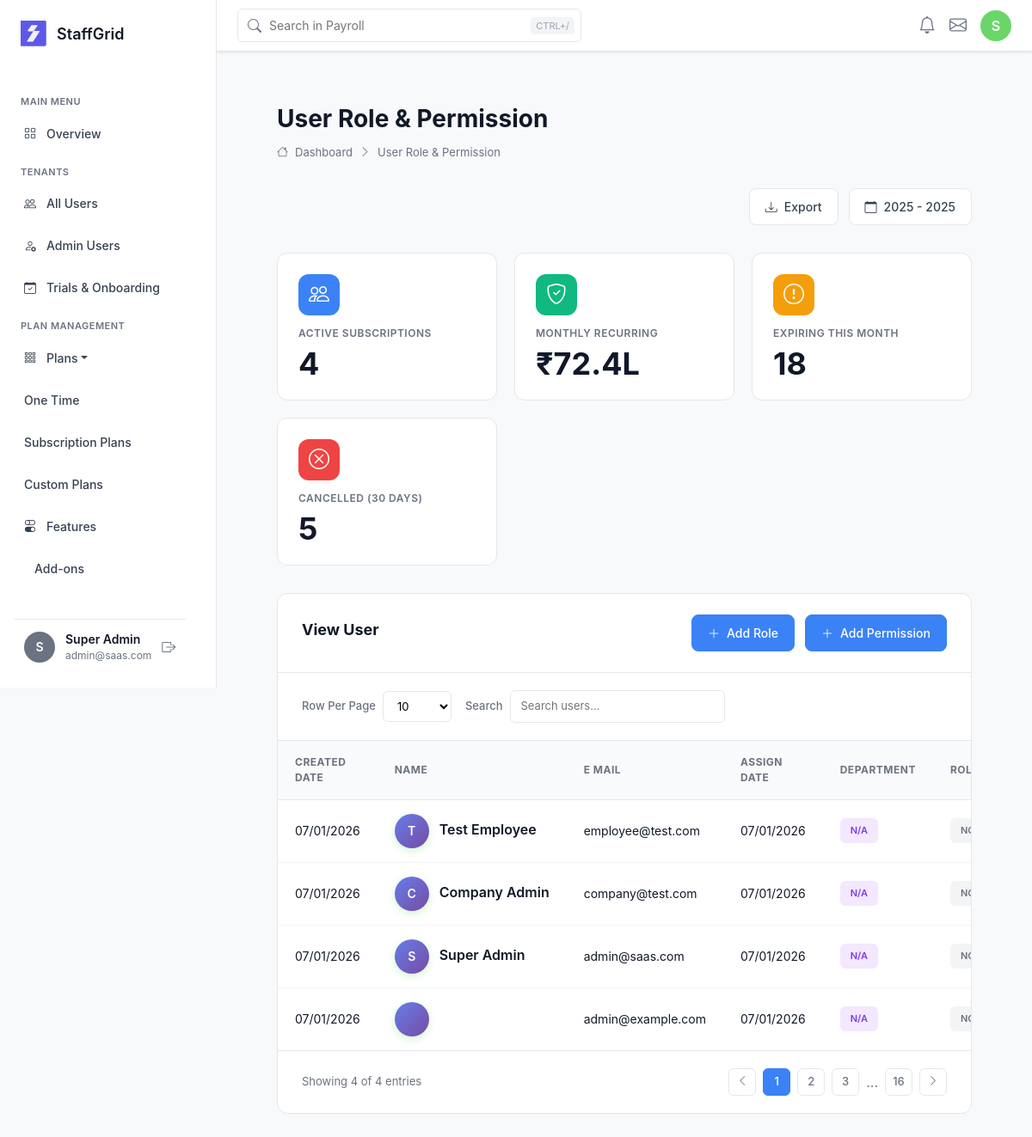
Screenshot of /roles-permissions/users-roles-permissions/ (signed in) with the database file from the repository.
### saas/models/user.py (models this page shows, shortened)
class CustomUser(AbstractUser):
    email = models.EmailField(unique=True)
    role = models.ForeignKey(
        'Role',
        on_delete=models.SET_NULL,
        null=True,
        blank=True,
        related_name='users'
    )
    tenant = models.ForeignKey(
        'Tenant',
        on_delete=models.CASCADE,
        null=True,
        blank=True,
        related_name='users'
    )
    phone = models.CharField(max_length=15, blank=True, null=True)
    address = models.TextField(blank=True, null=True)
    profile_picture = models.ImageField(upload_to='profile_pictures/', blank=True, null=True)
    is_verified = models.BooleanField(default=False)
    created_at = models.DateTimeField(default=timezone.now)
    updated_at = models.DateTimeField(auto_now=True)
    USERNAME_FIELD = 'email'
    REQUIRED_FIELDS = ['username']
    objects = CustomUserManager()
    class Meta:
        db_table = 'custom_users'
        ordering = ['-date_joined']
        indexes = [
            models.Index(fields=['email']),
            models.Index(fields=['role']),
            models.Index(fields=['is_active']),
            models.Index(fields=['is_verified']),
        ]

### saas/views/access_control_views.py (the view, shortened to what this page needs)
# urls.py: path('users-roles-permissions/', user_role_permissions, name='user_role_permissions'),
@login_required(login_url='auth:login')
def user_role_permissions(request):
    users_queryset = User.objects.all().order_by('-date_joined')
    search_query = request.GET.get('search', '')
    page_num = request.GET.get('page', 1)
    rows_per_page = request.GET.get('rows_per_page', 10)
    paginator = Paginator(users_queryset, rows_per_page)
    try:
        page = paginator.page(page_num)
    except (EmptyPage, PageNotAnInteger):
        page = paginator.page(1)
    total_users = User.objects.count()
    active_users = User.objects.filter(is_active=True).count()
    roles_count = Role.objects.count()
    permissions_count = Permission.objects.count()
    context = {
        'users': page.object_list,
        'page_obj': page,
        'paginator': paginator,
        'total_users': total_users,
        'active_users': active_users,
        'roles_count': roles_count,
        'permissions_count': permissions_count,
        'expiring_count': 18,  # Placeholder for subscription expiring count
        'search_query': search_query,
        'rows_per_page': rows_per_page,
        'current_section': 'roles_permissions',
    }
    return render(request, 'access_control/roles_permissions.html', context)

### saas/templates/access_control/roles_permissions.html (shortened to what this page needs)
{% extends 'base.html' %}
{% block extra_css %}
<link href="https://cdn.jsdelivr.net/npm/bootstrap@5.3.2/dist/css/bootstrap.min.css" rel="stylesheet">
<link rel="stylesheet" href="https://cdn.jsdelivr.net/npm/bootstrap-icons@1.11.1/font/bootstrap-icons.css">
{% endblock %}
{% block content %}
<div class="page-container">
    <div class="page-header">
        <h1 class="page-title">User Role & Permission</h1>
        <div class="breadcrumb-custom">
            <i class="bi bi-house"></i>
            <span>Dashboard</span>
            <i class="bi bi-chevron-right"></i>
            <span>User Role & Permission</span>
        </div>
    </div>
    <div class="header-actions">
        <button class="btn-action">
            <i class="bi bi-download"></i>
            Export
        </button>
        <button class="btn-action">
            <i class="bi bi-calendar"></i>
            2025 - 2025
        </button>
    </div>
    <div class="stats-grid">
        <div class="stat-card">
            <div class="stat-icon blue">
                <i class="bi bi-people"></i>
            </div>
            <div class="stat-label">Active Subscriptions</div>
            <div class="stat-value">{{ total_users }}</div>
        </div>
        <div class="stat-card">
            <div class="stat-icon green">
                <i class="bi bi-shield-check"></i>
            </div>
            <div class="stat-label">Monthly Recurring</div>
            <div class="stat-value">₹72.4L</div>
        </div>
        <div class="stat-card">
            <div class="stat-icon orange">
                <i class="bi bi-exclamation-circle"></i>
            </div>
            <div class="stat-label">Expiring This Month</div>
            <div class="stat-value">{{ expiring_count }}</div>
        </div>
        <div class="stat-card">
            <div class="stat-icon red">
                <i class="bi bi-x-circle"></i>
            </div>
            <div class="stat-label">Cancelled (30 days)</div>
            <div class="stat-value">5</div>
        </div>
    </div>
    <div class="content-section">
        <div class="section-header">
            <h2 class="section-title">View User</h2>
            <div style="display: flex; gap: 12px;">
                <a href="{% url 'access_control:create_role' %}" class="btn-action primary">
                    <i class="bi bi-plus-lg"></i>
                    Add Role
                </a>
                <a href="{% url 'access_control:create_permission' %}" class="btn-action primary">
                    <i class="bi bi-plus-lg"></i>
                    Add Permission
                </a>
            </div>
        </div>
        <div class="filters-row">
            <div class="filter-group">
                <label class="filter-label">Row Per Page</label>
                <select class="filter-input" style="width: 80px;">
                    <option>10</option>
                </select>
            </div>
            <div class="filter-group" style="flex: 1; margin-left: auto;">
                <label class="filter-label">Search</label>
                <input type="text" class="filter-input" placeholder="Search users..." style="width: 250px;">
            </div>
        </div>
        <div class="table-container">
            <table class="table-custom">
                <thead>
                    <tr>
                        <th>Created Date</th>
                        <th>Name</th>
                        <th>E mail</th>
                        <th>Assign Date</th>
                        <th>Department</th>
                        <th>Role</th>
                    </tr>
                </thead>
                <tbody>
                    {% if users %}
                    {% for user in users %}
                    <tr>
                        <td>{{ user.created_at|date:"d/m/Y" }}</td>
                        <td>
                            <div class="user-cell">
                                <div class="user-avatar">{{ user.first_name|first|upper }}</div>
                                <div class="user-info">
                                    <div class="user-name">{{ user.first_name }} {{ user.last_name }}</div>
                                </div>
                            </div>
                        </td>
                        <td>{{ user.email }}</td>
                        <td>{{ user.created_at|date:"d/m/Y" }}</td>
                        <td>
                            <span class="badge-custom badge-admin">
                                {% if user.department %}{{ user.department }}{% else %}N/A{% endif %}
                            </span>
                        </td>
                        <td>
                            <div class="role-list">
                                {% for role in user.role_set.all %}
                                <span class="role-tag admin">{{ role.name }}</span>
                                {% empty %}
                                <span class="badge-custom" style="background: #F3F4F6; color: #6B7280;">No Role</span>
                                {% endfor %}
                            </div>
                        </td>
                    </tr>
                    {% endfor %}
                    {% endif %}
                </tbody>
            </table>
        </div>
        <div class="pagination-custom">
            <div class="pagination-info">
                Showing {{ users|length }} of {{ total_users }} entries
            </div>
            <div class="pagination-controls">
                <a href="#" class="page-btn" title="Previous">
                    <i class="bi bi-chevron-left"></i>
                </a>
                <a href="#" class="page-btn active">1</a>
                <a href="#" class="page-btn">2</a>
                <a href="#" class="page-btn">3</a>
                <span style="color: #6B7280;">...</span>
                <a href="#" class="page-btn">16</a>
                <a href="#" class="page-btn" title="Next">
                    <i class="bi bi-chevron-right"></i>
                </a>
            </div>
        </div>
    </div>
</div>
{% endblock %}

### saas/templates/base.html (shortened to what this page needs)
<!DOCTYPE html>
<html lang="en">
<head>
    <link href="https://cdn.jsdelivr.net/npm/bootstrap@5.3.2/dist/css/bootstrap.min.css" rel="stylesheet">
    <link rel="stylesheet" href="https://cdn.jsdelivr.net/npm/bootstrap-icons@1.11.1/font/bootstrap-icons.css">
    {% block extra_css %}{% endblock %}
</head>
<body>
    <div class="main-container">
        <aside class="sidebar">
            <div class="brand-header">
                <div class="brand-logo">
                </div>
                <div class="brand-name">StaffGrid</div>
            </div>
            <div class="menu-content">
                <div class="menu-section-heading">MAIN MENU</div>
                <ul class="menu-list">
                    <li class="menu-item">
                        <a href="{% url 'dashboard_overview' %}"
                            class="menu-link {% if 'dashboard' in request.path or request.path == '/' %}active{% endif %}">
                            <i class="bi bi-grid"></i>
                            <span style="margin-left: 12px;">Overview</span>
                        </a>
                    </li>
                </ul>
                <div class="menu-section-heading">TENANTS</div>
                <ul class="menu-list">
                    <li class="menu-item">
                        <a href="{% url 'users_list' %}"
                            class="menu-link {% if request.path == '/users/' %}active{% endif %}">
                            <i class="bi bi-people"></i>
                            <span style="margin-left: 12px;">All Users</span>
                        </a>
                    </li>
                    <li class="menu-item">
                        <a href="{% url 'saas_admin:admin_users' %}"
                            class="menu-link {% if 'admin-users' in request.path %}active{% endif %}">
                            <i class="bi bi-person-gear"></i>
                            <span style="margin-left: 12px;">Admin Users</span>
                        </a>
                    </li>
                    <li class="menu-item">
                        <a href="#" class="menu-link">
                            <i class="bi bi-calendar-check"></i>
                            <span style="margin-left: 12px;">Trials & Onboarding</span>
                        </a>
                    </li>
                </ul>
                <div class="menu-section-heading">Plan management</div>
                <ul class="menu-list">
                    <li class="menu-item">
                        <a href="{% url 'plans:plan_list' %}" class="menu-link dropdown-toggle"
                            onclick="toggleDropdown('plansDropdown')">
                            <i class="bi bi-grid-3x3-gap"></i>
                            <span style="margin-left: 12px;">Plans</span>
                        </a>
                    </li>
                    <div class="dropdown-content expanded" id="plansDropdown">
                        <li class="menu-item dropdown-item">
                            <a href="{% url 'plans:one_time_plans' %}"
                                class="menu-link {% if 'one-time' in request.path %}active{% endif %}">
                                <span>One Time</span>
                            </a>
                        </li>
                        <li class="menu-item dropdown-item">
                            <a href="{% url 'subscription:list_plans' %}"
                                class="menu-link {% if 'subscription' in request.path %}active{% endif %}">
                                <span>Subscription Plans</span>
                            </a>
                        </li>
                        <li class="menu-item dropdown-item">
                            <a href="{% url 'plans:custom_plans' %}"
                                class="menu-link {% if 'custom' in request.path %}active{% endif %}">
                                <span>Custom Plans</span>
                            </a>
                        </li>
                    </div>
                    <li class="menu-item">
                        <a href="{% url 'features:feature_list' %}"
                            class="menu-link {% if 'features' in request.path %}active{% endif %}">
                            <i class="bi bi-toggles"></i>
                            <span style="margin-left: 12px;">Features</span>
                        </a>
                    </li>
                    <li class="menu-item">
                        <a href="{% url 'addon_list' %}"
                            class="menu-link {% if 'addons' in request.path %}active{% endif %}">
                            <span style="margin-left: 12px;">Add-ons</span>
                        </a>
                    </li>
                    <li class="menu-item">
                        <a href="{% url 'saas_admin:discount_list' %}"
                            class="menu-link {% if 'discount' in request.path %}active{% endif %}">
                        </a>
                    </li>
                </ul>
            </div>
            {% if user.is_authenticated %}
            <div class="user-profile-bottom">
                <div class="user-avatar-small">
                    {{ user.first_name.0|upper|default:user.username.0|upper }}
                </div>
                <div class="user-info-small">
                    <div class="user-name-small">Super Admin</div>
                    <div class="user-email-small">{{ user.email }}</div>
                </div>
                <form method="POST" action="{% url 'logout' %}" style="margin: 0;">
                    <button type="submit"
                        style="background: none; border: none; color: var(--Grey-Grey-500); cursor: pointer;">
                        <i class="bi bi-box-arrow-right"></i>
                    </button>
                </form>
            </div>
            {% endif %}
        </aside>
        <nav class="top-navbar"
            style="position: fixed; top: 0; left: 252px; right: 0; height: 60px; background: #fff; border-bottom: 1px solid #E5E7EB; z-index: 999; display: flex; align-items: center; padding: 0 24px; box-shadow: 0 1px 3px rgba(0,0,0,0.1);">
            <div style="flex: 1; display: flex; align-items: center; gap: 16px;">
                <div style="position: relative; flex: 1; max-width: 400px;">
                    <input type="text" placeholder="Search in Payroll"
                        style="width: 100%; padding: 8px 12px 8px 36px; border: 1px solid #E5E7EB; border-radius: 6px; font-size: 14px;">
                    <i class="bi bi-search"
                        style="position: absolute; left: 12px; top: 50%; transform: translateY(-50%); color: #6B7280;"></i>
                    <span
                        style="position: absolute; right: 8px; top: 50%; transform: translateY(-50%); font-size: 11px; color: #9CA3AF; background: #F3F4F6; padding: 2px 6px; border-radius: 4px;">CTRL+/</span>
                </div>
            </div>
            <div style="display: flex; align-items: center; gap: 16px;">
                <i class="bi bi-bell" style="font-size: 20px; color: #6B7280; cursor: pointer;"></i>
                <i class="bi bi-envelope" style="font-size: 20px; color: #6B7280; cursor: pointer;"></i>
                <div
                    style="width: 36px; height: 36px; border-radius: 50%; background: #6AD66A; display: flex; align-items: center; justify-content: center; color: white; font-weight: 600; cursor: pointer;">
                    {{ user.first_name.0|upper|default:user.username.0|upper }}
                </div>
            </div>
        </nav>
        <main class="main-content" style="margin-top: 60px;">
            {% block content %}{% endblock %}
        </main>
    </div>
</body>
</html>

### rows the page displays
CustomUser: first_name.0 "S", email "admin@saas.com", created_at "07/01/2026", first_name|first "S", first_name "Super", last_name "Admin"
CustomUser: created_at "07/01/2026", first_name|first "T", first_name "Test", last_name "Employee", email "employee@test.com"
CustomUser: created_at "07/01/2026", first_name|first "C", first_name "Company", last_name "Admin", email "company@test.com"
CustomUser: created_at "07/01/2026", email "admin@example.com"

### other values shown
{{ total_users }} "4"
{{ expiring_count }} "18"
{{ users|length }} "4"
